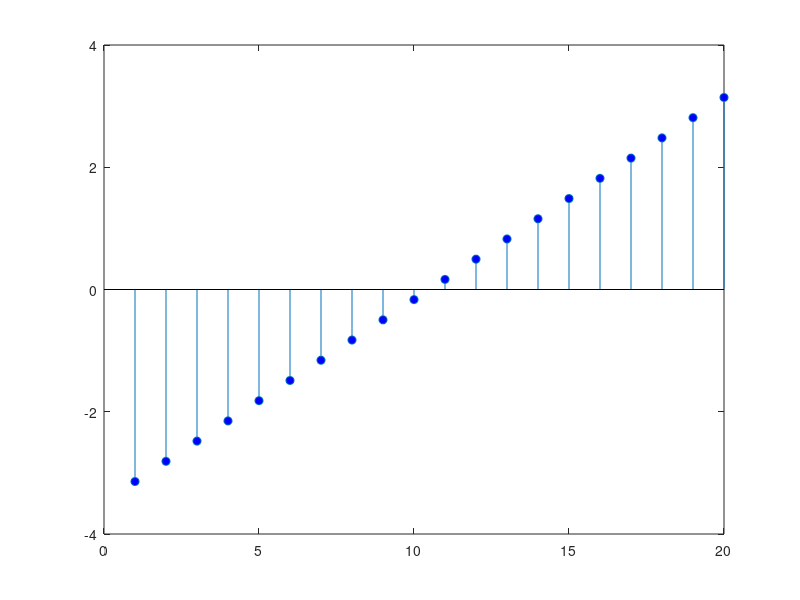

Recreate this plot in MATLAB. (Note: this script raises an error after producing the figure.)
figure;
t=linspace(-pi,pi,20);
h=stem(t);
set(h(1),'MarkerFaceColor','blue')
set(h(2),'MarkerFaceColor','red','Marker','square')